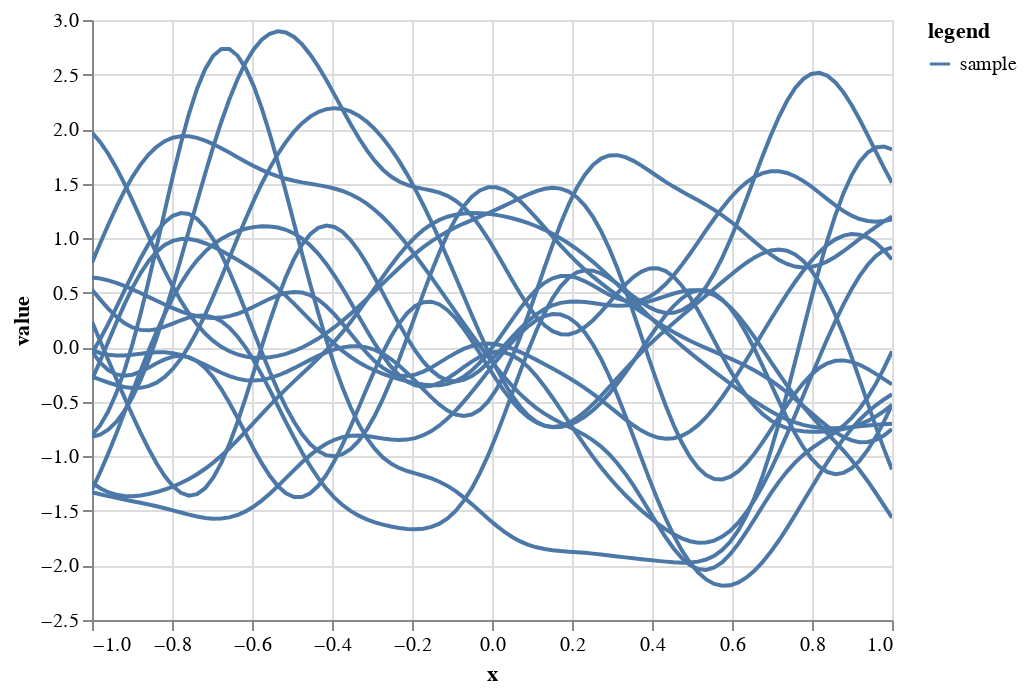

Write notebook code for a chart like this one.
### Markdown cell above
- Draw many samples from a given kernel
- Condition on a couple of samples
- x_new is many other points

### Code cell
# Prior samples
n_points = 100
x_coords = np.linspace(-1,1,n_points)
numpy_samples = scipy.stats.multivariate_normal(mean = np.zeros(n_points), 
                                                cov = kernel_rbf_full(x_coords, x_coords),
                                               allow_singular=True).rvs(size=15)
plot_numpy_samples(x_coords,numpy_samples)

### Figure 1 — Vega-Lite specification as saved in the notebook (floating-point values rounded to 4 significant figures; data arrays with more than 128 entries replaced by an {"elided": "..."} marker saying what was removed)
{"config": {"view": {"continuousWidth": 400, "continuousHeight": 300}}, "data": {"name": "data-5dd9652338b40ac762d9458d5cf778b9"}, "mark": "line", "encoding": {"color": {"type": "nominal", "field": "label", "title": "legend"}, "detail": {"type": "nominal", "field": "sample_id"}, "x": {"type": "quantitative", "field": "x"}, "y": {"type": "quantitative", "field": "value"}}, "selection": {"selector046": {"type": "interval", "bind": "scales", "encodings": ["x", "y"]}}, "$schema": "https://vega.github.io/schema/vega-lite/v4.0.2.json", "datasets": {"data-5dd9652338b40ac762d9458d5cf778b9": {"elided": "1500 records"}}}
